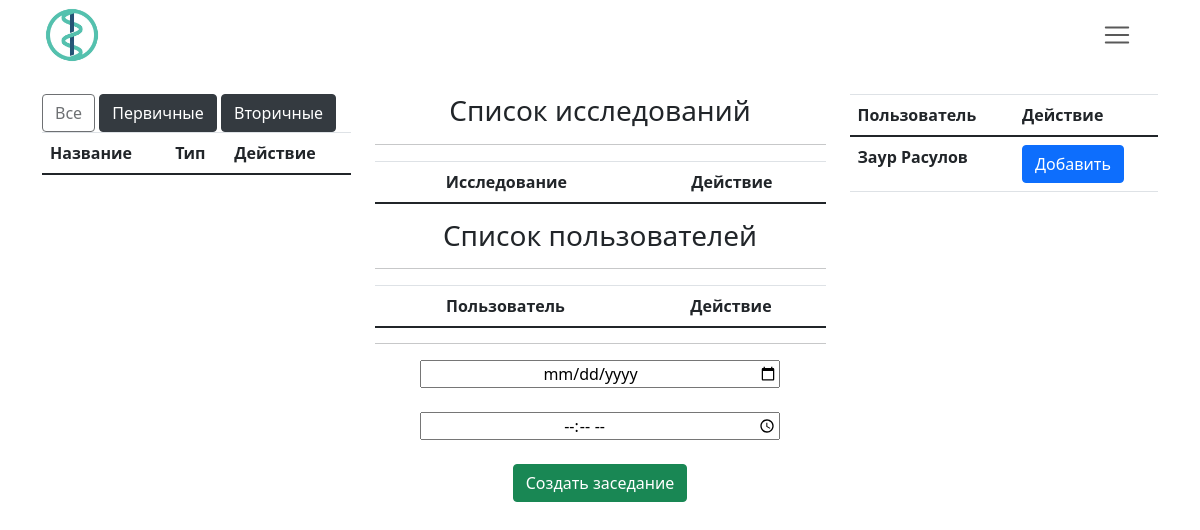
Page /meeting/ on the earlier database version.
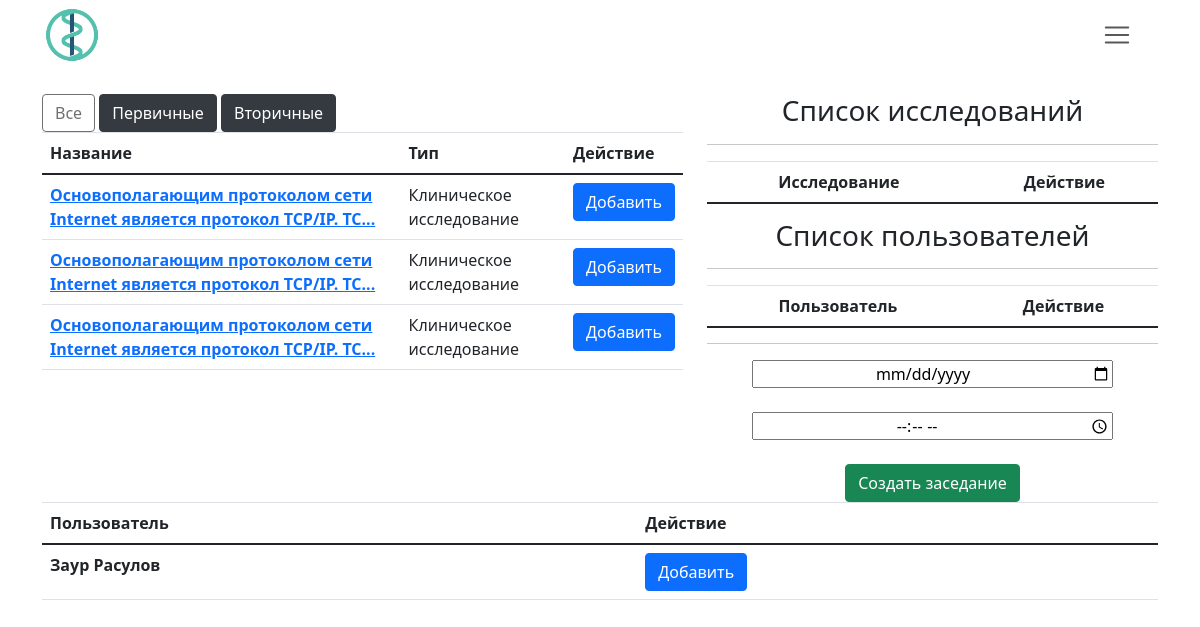
Same page on the later database version.
### userControl/models.py (models this page shows)
class User(AbstractUser):
    username = models.EmailField(
        _('username'),
        max_length=150,
        unique=True,
        help_text=_(''),
        error_messages={
            'unique': _("Пользователь с таким Email уже существует."),
        },
    )
    first_name = models.CharField('Имя', max_length=30)
    last_name = models.CharField('Фамилия', max_length=150)
    middle_name = models.CharField('Отчество', max_length=30)
    role = models.ForeignKey(Role, on_delete=models.CASCADE, related_name='role', null=True, blank=True, default=7)
    password = models.CharField('Пароль', max_length=150)
    registration_accepted = models.CharField('Подтвердить регистрацию',max_length=10)
    def __str__(self):
        return self.username
    class Meta(object):
        unique_together = ('username',)

### researchManager/models.py (models this page shows, shortened)
class Research(models.Model):
    type = models.CharField("Тип исследования", max_length=50, null=True, blank=True)
    type_request = models.CharField("Тип заявки", max_length=50, null=True, blank=True)
    owner = models.ForeignKey(settings.AUTH_USER_MODEL, on_delete=models.CASCADE, null=True, blank=True)
    identityCode = models.CharField("Код исследования", max_length=50, null=True, blank=True)
    date_accepted = models.DateField("Дата одобрения", blank=True, null=True, default="2021-05-05")
    date_created = models.DateTimeField("Дата загрузки в систему", auto_now_add=True, null=True, blank=True)
    protocol_number = models.CharField("Номер протокола", max_length=50, null=True, blank=True)
    protocol_name = models.CharField("Название протокола", max_length=500, null=True, blank=True)
    work_name = models.CharField("Название работы", max_length=500, null=True, blank=True)
    division = models.CharField("Подразделение", max_length=500, null=True, blank=True)
    executor = models.CharField("Исполнитель", max_length=500, null=True, blank=True)
    specialization = models.CharField("Специализация", max_length=500, null=True, blank=True)
    managers = models.CharField("Менеджеры", max_length=500, null=True, blank=True)
    name_research = models.CharField("Название исследования", max_length=500, null=True, blank=True)
    drug_name = models.CharField("Название препарата", max_length=500, null=True, blank=True)
    main_researcher = models.CharField("Главный исследователь", max_length=500, null=True, blank=True)
    research_center = models.CharField("Исследовательский центр", max_length=500, null=True, blank=True)
    customer = models.CharField("Заказчик", max_length=500, null=True, blank=True)
    customer_contacts = models.CharField("Контактные данные заказчика", max_length=500, null=True, blank=True)
    duration = models.DateTimeField("Дата окончания исследования", null=True, blank=True)
    version = models.IntegerField("Версия", null=True, blank=True)
    addedOnMeeting = models.BooleanField("Добавленно на заседании", default=False)
    class Meta:
        verbose_name = "Исследование"
        verbose_name_plural = "Исследования"
    def __str__(self):
        MAX_LENGTH = 70
        if self.type == "clinicalResearch":
            name = self.protocol_name
        if self.type == "preclinicalResearch":
            name = self.work_name
        if self.type == "initiativeResearch":
            name = self.name_research
        if self.type == "dissertationWorksList":
            name = self.work_name
        if len(name) > MAX_LENGTH:
            return name[:MAX_LENGTH] + '...'
        else:
            return name
    def getType(self):
        if self.type == "clinicalResearch":
            return "Клиническое исследование"

### meetingManager/views.py (the view, shortened to what this page needs)
# urls.py: path("", views.CreateMeeting.as_view(), name="createMeeting"),
class CreateMeeting(Meeting):
	def get(self, request):
		return render(request, "createMeeting/createMeeting.html", {
			"researchOnMeetinList": Meeting.getNotAcceptedResearch(),
			"userList": Meeting.getUserList(),
		})

### meetingManager/views.py (called while the page is built)
	def getNotAcceptedResearch():
		return Research.objects.filter(addedOnMeeting=False)

	def getUserList():
		User = get_user_model()
		return User.objects.all()

### meetingManager/templates/createMeeting/createMeeting.html (shortened to what this page needs)
{% extends "base.html" %}
{% block content %}
{% load static %}
<form method="POST" enctype="multipart/form-data" class="meetingForm">
    <div class="row">
        <div class="col">
            <table class="table">
                <div id="filterPanel">
                    <button type="button" class="btn btn-outline-dark active filter" aria-pressed="true" id="allRequestsFilter" onclick="filterResearchList(this)" disabled>Все</button>
                    <button type="button" class="btn btn-outline-dark active filter" aria-pressed="true" id="firstRequestFilter" onclick="filterResearchList(this)">Первичные</button>
                    <button type="button" class="btn btn-outline-dark active filter" aria-pressed="true" id="secondRequestFilter" onclick="filterResearchList(this)">Вторичные</button>
                </div>
                <thead>
                    <tr>
                        <th scope="col">Название</th>
                        <th scope="col">Тип</th>
                        <th scope="col">Действие</th>
                    </tr>
                </thead>
                <tbody id='researchListTable'>
                    {% for research in researchOnMeetinList %}
                    <tr id="{{research.type_request}}">
                        <th scope="row"><a href="{% url 'watchResearch' research.id %}" target="_blank">{{ research }}</a></th>
                        <td>{{ research.getType }}</td>
                        <td><button type="button"  id="{{ research.id }}" class="btn btn-primary" onclick="addInMeetingList(this, 'researchInMeeting', '{{ research }}', '{{ research.id }}')">Добавить</button></td>
                    </tr>
                    {% endfor %}
                </tbody>
            </table>
        </div>
        <div class="col-5 text-center">
            <h3>Список исследований</h3>
            <hr>
           <table class="table">
                <thead>
                    <tr>
                        <th scope="col">Исследование</th>
                        <th scope="col">Действие</th>
                    </tr>
                </thead>
            </table>
            <h3>Список пользователей</h3>
            <hr>
            <table class="table">
                <thead>
                    <tr>
                        <th scope="col">Пользователь</th>
                        <th scope="col">Действие</th>
                    </tr>
                </thead>
            </table>
            <hr>
            <div class="createMenu" id="createMenu">
                <input type="date" name="date" class="text-center" required style=" width: 80%">
                <br><br>
                <input type="time" name="time" class="text-center" required style=" width: 80%">
                <br><br>
                <button class="btn btn-success" onclick="setResearchAndUserInPost()">Создать заседание</button>
            </div>
        </div>
        <div class="col">
            <table class="table">
                <thead>
                    <tr>
                        <th scope="col">Пользователь</th>
                        <th scope="col">Действие</th>
                    </tr>
                </thead>
                <tbody id="userList">
                    {% for user in userList %}
                    <tr>
                        <th scope="row">{{ user.get_full_name }}</th>
                        <td><button type="button" class="btn btn-primary" id="{{ user.id }}" onclick="addInMeetingList(this, 'userInMeeting', '{{ user }}', '{{ user.id }}')">Добавить</button></td>
                    </tr>
                    {% endfor %}
                </tbody>
            </table>
        </div>
    </div>
</form>
{% endblock %}

Differences in the rows shown:
now on this page (row edited): Research: type+protocol_name "Основополагающим протоколом сети Internet является протокол TCP/IP. TC...", getType "Клиническое исследование"
now on this page (row edited): Research: type+protocol_name "Основополагающим протоколом сети Internet является протокол TCP/IP. TC...", getType "Клиническое исследование"
now on this page (row edited): Research: type+protocol_name "Основополагающим протоколом сети Internet является протокол TCP/IP. TC...", getType "Клиническое исследование"
